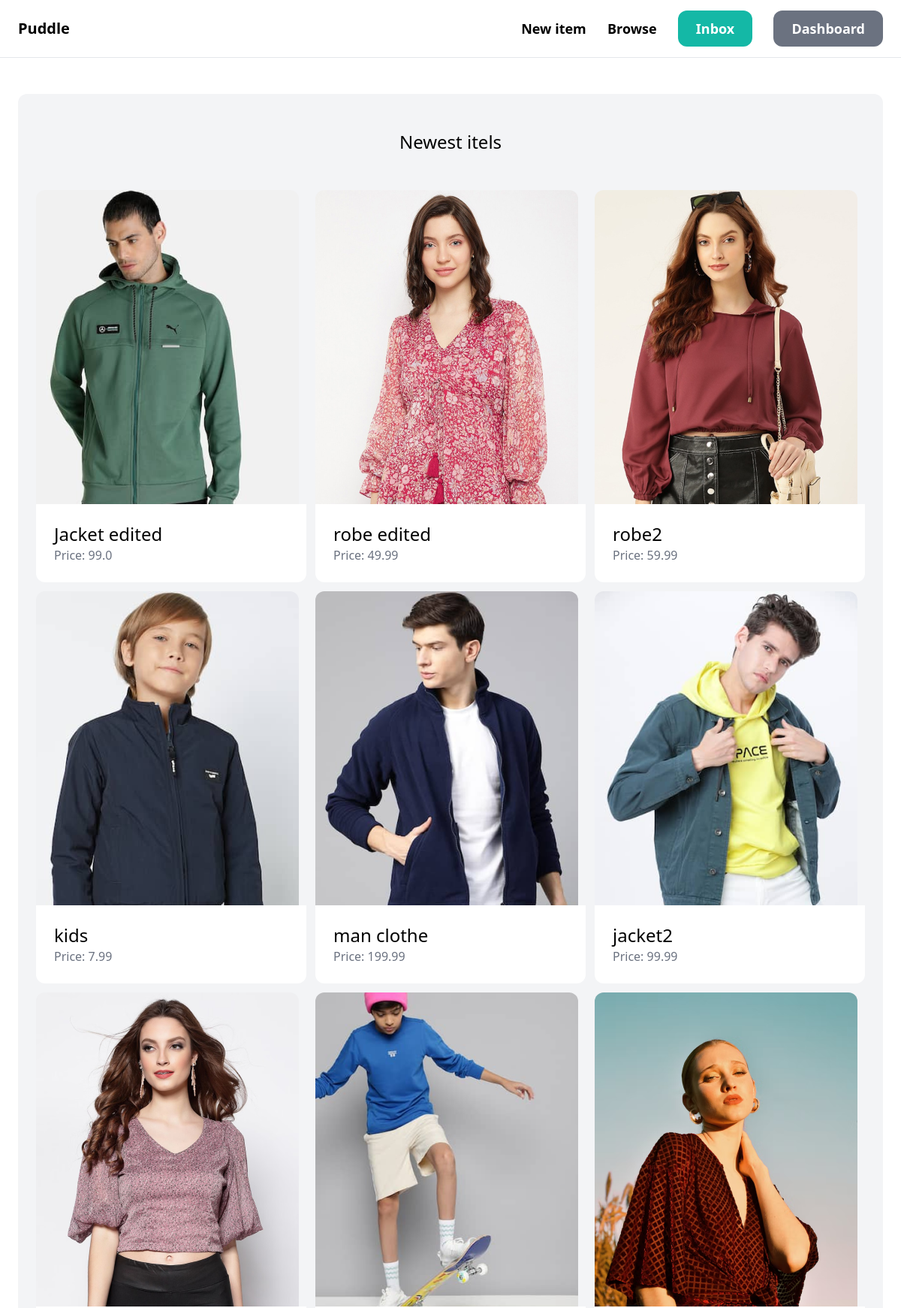
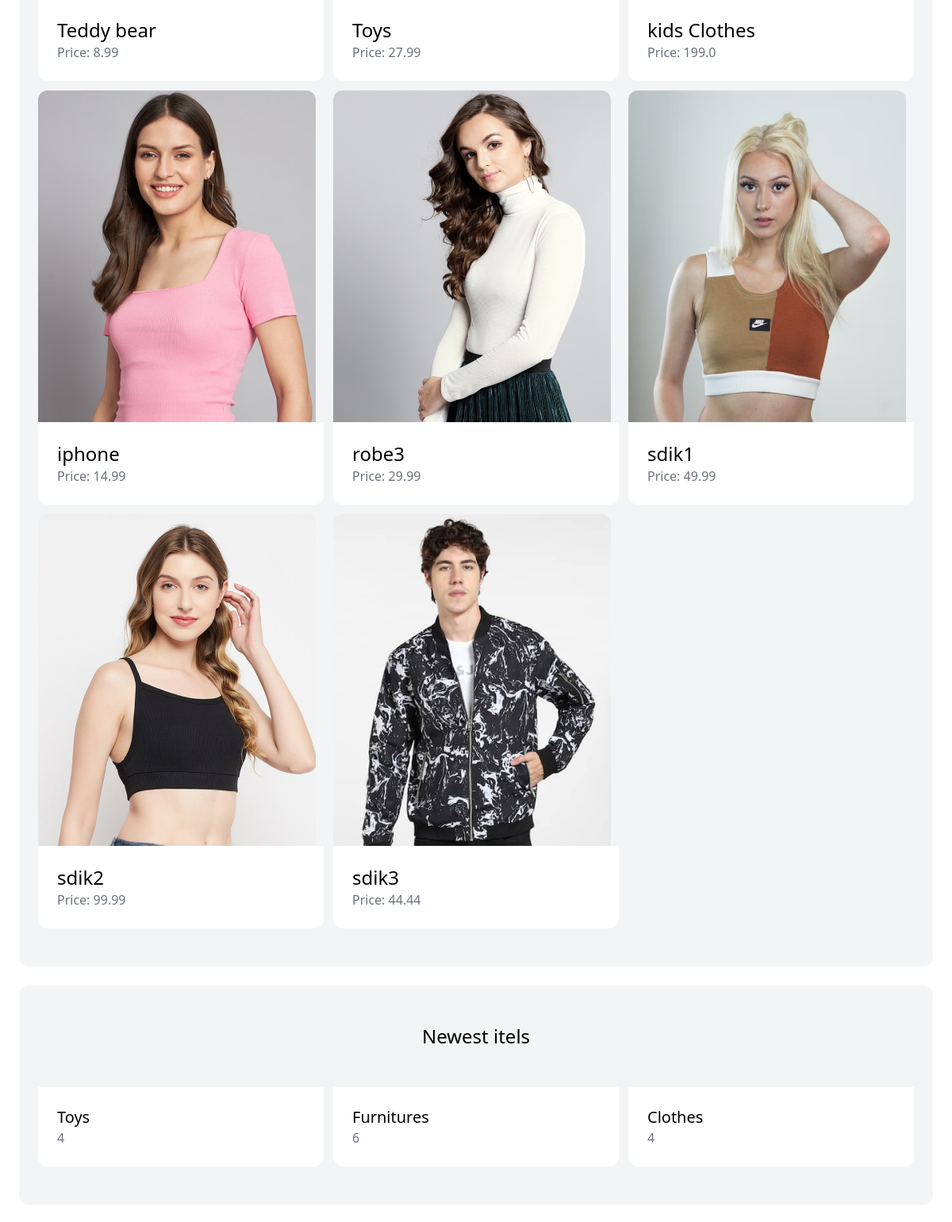
The page / (signed in, upper part) on the database its author committed (2 pictures, top to bottom).
### item/models.py (models this page shows, shortened)
class Item(models.Model):
    Category = models.ForeignKey(Category , related_name='items' , on_delete=models.CASCADE)
    name = models.CharField(max_length=255)
    description = models.TextField(blank=True , null=True)
    price = models.FloatField()
    image = models.ImageField(upload_to='item_images' , blank=True , null=True)
    is_sold = models.BooleanField(default=False)
    created_by = models.ForeignKey(User , related_name='items' , on_delete=models.CASCADE)
    created_at = models.DateTimeField(auto_now_add=True)

class Category(models.Model):
    name= models.CharField(max_length=255)
    class Meta:
        verbose_name_plural= 'Categories'

### core/views.py (the view)
# urls.py: path('' , views.index, name='index'),
@login_required
def index(request):
    items = Item.objects.filter(is_sold=False)
    categories = Category.objects.all()
    return render(request , 'core/index.html' , {"categories": categories , "items":items})

### core/templates/core/index.html (shortened to what this page needs)
{%extends 'core/base.html' %}
{%block content%}
<div class="mt-6 px-6 py-12 bg-gray-100 rounded-xl">
    <h2 class="mb-12 text-2xl text-center">Newest itels</h2>
    <div class="grid grid-cols-3 gap-3">
        {% for item in items %}
        <div>
            <a href='{% url "item:detail" item.id %}'>
                <div>
                    <img src="{{item.image.url}}" class="rounded-t-xl">
                </div>
                <div class="p-6 bg-white rounded-b-xl">
                    <h2 class="text-2xl">{{item.name}}</h2>
                    <p class="text-gray-500">Price: {{item.price}}</p>
                </div>
            </a>
        </div>
        {% endfor %}
    </div>
</div>
<div class="mt-6 px-6 py-12 bg-gray-100 rounded-xl">
    <h2 class="mb-12 text-2xl text-center">Newest itels</h2>
    <div class="grid grid-cols-3 gap-3">
        {% for category in categories %}
        <div>
            <a href="#">
                <div class="p-6 bg-white rounded-b-xl">
                    <h2 class="text-xl">{{category.name}}</h2>
                    <p class="text-gray-500">{{category.items.count}}</p>
                </div>
            </a>
        </div>
        {% endfor %}
    </div>
</div>
{%endblock%}

### rows shown on the page
Item: image (picture), name "Jacket edited", price "99.0"
Item: image (picture), name "robe edited", price "49.99"
Item: image (picture), name "robe2", price "59.99"
Item: image (picture), name "kids", price "7.99"
Item: image (picture), name "man clothe", price "199.99"
Item: image (picture), name "jacket2", price "99.99"
Item: image (picture), name "Teddy bear", price "8.99"
Item: image (picture), name "Toys", price "27.99"
Item: image (picture), name "kids Clothes", price "199.0"
Item: image (picture), name "iphone", price "14.99"
Item: image (picture), name "robe3", price "29.99"
Item: image (picture), name "sdik1", price "49.99"
Item: image (picture), name "sdik2", price "99.99"
Item: image (picture), name "sdik3", price "44.44"
Category: name "Toys", items.count "4"
Category: name "Furnitures", items.count "6"
Category: name "Clothes", items.count "4"
